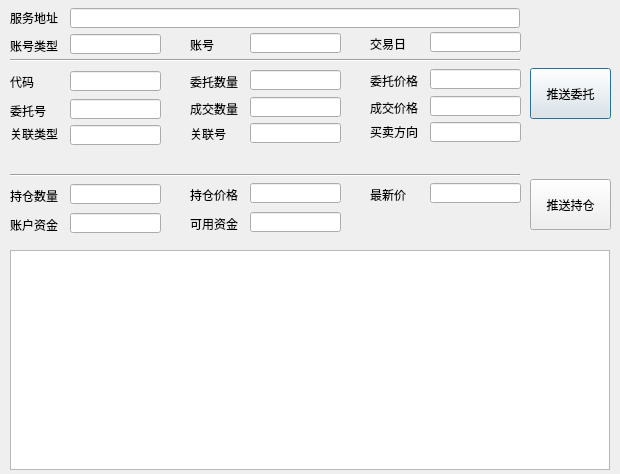
<?xml version="1.0" encoding="UTF-8"?>
<ui version="4.0">
 <class>Dialog</class>
 <widget class="QDialog" name="Dialog">
  <property name="geometry">
   <rect>
    <x>0</x>
    <y>0</y>
    <width>620</width>
    <height>474</height>
   </rect>
  </property>
  <property name="windowTitle">
   <string>模拟交易端</string>
  </property>
  <widget class="QLabel" name="label">
   <property name="geometry">
    <rect>
     <x>10</x>
     <y>10</y>
     <width>71</width>
     <height>16</height>
    </rect>
   </property>
   <property name="text">
    <string>服务地址</string>
   </property>
  </widget>
  <widget class="QLineEdit" name="lineEditUrl">
   <property name="geometry">
    <rect>
     <x>70</x>
     <y>8</y>
     <width>450</width>
     <height>20</height>
    </rect>
   </property>
  </widget>
  <widget class="QLabel" name="label_2">
   <property name="geometry">
    <rect>
     <x>10</x>
     <y>76</y>
     <width>54</width>
     <height>12</height>
    </rect>
   </property>
   <property name="text">
    <string>代码</string>
   </property>
  </widget>
  <widget class="QLineEdit" name="lineEditSymbol">
   <property name="geometry">
    <rect>
     <x>70</x>
     <y>71</y>
     <width>91</width>
     <height>20</height>
    </rect>
   </property>
  </widget>
  <widget class="QLineEdit" name="lineEditOrderQty">
   <property name="geometry">
    <rect>
     <x>250</x>
     <y>70</y>
     <width>91</width>
     <height>20</height>
    </rect>
   </property>
  </widget>
  <widget class="QLabel" name="label_3">
   <property name="geometry">
    <rect>
     <x>190</x>
     <y>76</y>
     <width>54</width>
     <height>12</height>
    </rect>
   </property>
   <property name="text">
    <string>委托数量</string>
   </property>
  </widget>
  <widget class="QLineEdit" name="lineEditOrderPrice">
   <property name="geometry">
    <rect>
     <x>430</x>
     <y>69</y>
     <width>91</width>
     <height>20</height>
    </rect>
   </property>
  </widget>
  <widget class="QLabel" name="label_4">
   <property name="geometry">
    <rect>
     <x>370</x>
     <y>75</y>
     <width>54</width>
     <height>12</height>
    </rect>
   </property>
   <property name="text">
    <string>委托价格</string>
   </property>
  </widget>
  <widget class="QLineEdit" name="lineEditFilledPrice">
   <property name="geometry">
    <rect>
     <x>430</x>
     <y>96</y>
     <width>91</width>
     <height>20</height>
    </rect>
   </property>
  </widget>
  <widget class="QLineEdit" name="lineEditFilledQty">
   <property name="geometry">
    <rect>
     <x>250</x>
     <y>97</y>
     <width>91</width>
     <height>20</height>
    </rect>
   </property>
  </widget>
  <widget class="QLabel" name="label_5">
   <property name="geometry">
    <rect>
     <x>370</x>
     <y>102</y>
     <width>54</width>
     <height>12</height>
    </rect>
   </property>
   <property name="text">
    <string>成交价格</string>
   </property>
  </widget>
  <widget class="QLabel" name="label_6">
   <property name="geometry">
    <rect>
     <x>190</x>
     <y>103</y>
     <width>54</width>
     <height>12</height>
    </rect>
   </property>
   <property name="text">
    <string>成交数量</string>
   </property>
  </widget>
  <widget class="QLineEdit" name="lineEditOrderNo">
   <property name="geometry">
    <rect>
     <x>70</x>
     <y>99</y>
     <width>91</width>
     <height>20</height>
    </rect>
   </property>
  </widget>
  <widget class="QLabel" name="label_7">
   <property name="geometry">
    <rect>
     <x>10</x>
     <y>105</y>
     <width>54</width>
     <height>12</height>
    </rect>
   </property>
   <property name="text">
    <string>委托号</string>
   </property>
  </widget>
  <widget class="QLineEdit" name="lineEditCorrId">
   <property name="geometry">
    <rect>
     <x>250</x>
     <y>123</y>
     <width>91</width>
     <height>20</height>
    </rect>
   </property>
  </widget>
  <widget class="QLabel" name="label_8">
   <property name="geometry">
    <rect>
     <x>190</x>
     <y>128</y>
     <width>54</width>
     <height>12</height>
    </rect>
   </property>
   <property name="text">
    <string>关联号</string>
   </property>
  </widget>
  <widget class="QLineEdit" name="lineEditCorrType">
   <property name="geometry">
    <rect>
     <x>70</x>
     <y>125</y>
     <width>91</width>
     <height>20</height>
    </rect>
   </property>
  </widget>
  <widget class="QLabel" name="label_9">
   <property name="geometry">
    <rect>
     <x>10</x>
     <y>128</y>
     <width>54</width>
     <height>12</height>
    </rect>
   </property>
   <property name="text">
    <string>关联类型</string>
   </property>
  </widget>
  <widget class="QPushButton" name="btnPushOrder">
   <property name="geometry">
    <rect>
     <x>530</x>
     <y>68</y>
     <width>81</width>
     <height>51</height>
    </rect>
   </property>
   <property name="text">
    <string>推送委托</string>
   </property>
  </widget>
  <widget class="Line" name="line">
   <property name="geometry">
    <rect>
     <x>10</x>
     <y>167</y>
     <width>510</width>
     <height>16</height>
    </rect>
   </property>
   <property name="orientation">
    <enum>Qt::Horizontal</enum>
   </property>
  </widget>
  <widget class="QLineEdit" name="lineEditCostPrice">
   <property name="geometry">
    <rect>
     <x>250</x>
     <y>183</y>
     <width>91</width>
     <height>20</height>
    </rect>
   </property>
  </widget>
  <widget class="QLineEdit" name="lineEditCurrentQty">
   <property name="geometry">
    <rect>
     <x>70</x>
     <y>184</y>
     <width>91</width>
     <height>20</height>
    </rect>
   </property>
  </widget>
  <widget class="QLabel" name="label_10">
   <property name="geometry">
    <rect>
     <x>190</x>
     <y>189</y>
     <width>54</width>
     <height>12</height>
    </rect>
   </property>
   <property name="text">
    <string>持仓价格</string>
   </property>
  </widget>
  <widget class="QLabel" name="label_11">
   <property name="geometry">
    <rect>
     <x>10</x>
     <y>190</y>
     <width>54</width>
     <height>12</height>
    </rect>
   </property>
   <property name="text">
    <string>持仓数量</string>
   </property>
  </widget>
  <widget class="QLineEdit" name="lineEditTradingDay">
   <property name="geometry">
    <rect>
     <x>430</x>
     <y>32</y>
     <width>91</width>
     <height>20</height>
    </rect>
   </property>
  </widget>
  <widget class="QLineEdit" name="lineEditAccountID">
   <property name="geometry">
    <rect>
     <x>250</x>
     <y>33</y>
     <width>91</width>
     <height>20</height>
    </rect>
   </property>
  </widget>
  <widget class="QLineEdit" name="lineEditAccountType">
   <property name="geometry">
    <rect>
     <x>70</x>
     <y>34</y>
     <width>91</width>
     <height>20</height>
    </rect>
   </property>
  </widget>
  <widget class="QLabel" name="label_12">
   <property name="geometry">
    <rect>
     <x>370</x>
     <y>38</y>
     <width>54</width>
     <height>12</height>
    </rect>
   </property>
   <property name="text">
    <string>交易日</string>
   </property>
  </widget>
  <widget class="QLabel" name="label_13">
   <property name="geometry">
    <rect>
     <x>10</x>
     <y>40</y>
     <width>54</width>
     <height>12</height>
    </rect>
   </property>
   <property name="text">
    <string>账号类型</string>
   </property>
  </widget>
  <widget class="QLabel" name="label_14">
   <property name="geometry">
    <rect>
     <x>190</x>
     <y>39</y>
     <width>54</width>
     <height>12</height>
    </rect>
   </property>
   <property name="text">
    <string>账号</string>
   </property>
  </widget>
  <widget class="QLineEdit" name="lineEditLastPrice">
   <property name="geometry">
    <rect>
     <x>430</x>
     <y>183</y>
     <width>91</width>
     <height>20</height>
    </rect>
   </property>
  </widget>
  <widget class="QLabel" name="label_15">
   <property name="geometry">
    <rect>
     <x>370</x>
     <y>189</y>
     <width>54</width>
     <height>12</height>
    </rect>
   </property>
   <property name="text">
    <string>最新价</string>
   </property>
  </widget>
  <widget class="Line" name="line_2">
   <property name="geometry">
    <rect>
     <x>10</x>
     <y>52</y>
     <width>510</width>
     <height>16</height>
    </rect>
   </property>
   <property name="orientation">
    <enum>Qt::Horizontal</enum>
   </property>
  </widget>
  <widget class="QPushButton" name="btnPushPosition">
   <property name="geometry">
    <rect>
     <x>530</x>
     <y>179</y>
     <width>81</width>
     <height>51</height>
    </rect>
   </property>
   <property name="text">
    <string>推送持仓</string>
   </property>
  </widget>
  <widget class="QLineEdit" name="lineEditCashAvail">
   <property name="geometry">
    <rect>
     <x>250</x>
     <y>212</y>
     <width>91</width>
     <height>20</height>
    </rect>
   </property>
  </widget>
  <widget class="QLineEdit" name="lineEditCash">
   <property name="geometry">
    <rect>
     <x>70</x>
     <y>213</y>
     <width>91</width>
     <height>20</height>
    </rect>
   </property>
  </widget>
  <widget class="QLabel" name="label_16">
   <property name="geometry">
    <rect>
     <x>190</x>
     <y>218</y>
     <width>54</width>
     <height>12</height>
    </rect>
   </property>
   <property name="text">
    <string>可用资金</string>
   </property>
  </widget>
  <widget class="QLabel" name="label_17">
   <property name="geometry">
    <rect>
     <x>10</x>
     <y>219</y>
     <width>54</width>
     <height>12</height>
    </rect>
   </property>
   <property name="text">
    <string>账户资金</string>
   </property>
  </widget>
  <widget class="QTextEdit" name="textEditLog">
   <property name="geometry">
    <rect>
     <x>10</x>
     <y>250</y>
     <width>600</width>
     <height>220</height>
    </rect>
   </property>
  </widget>
  <widget class="QLineEdit" name="lineEditSide">
   <property name="geometry">
    <rect>
     <x>430</x>
     <y>122</y>
     <width>91</width>
     <height>20</height>
    </rect>
   </property>
  </widget>
  <widget class="QLabel" name="label_18">
   <property name="geometry">
    <rect>
     <x>370</x>
     <y>126</y>
     <width>54</width>
     <height>12</height>
    </rect>
   </property>
   <property name="text">
    <string>买卖方向</string>
   </property>
  </widget>
 </widget>
 <resources/>
 <connections/>
</ui>
